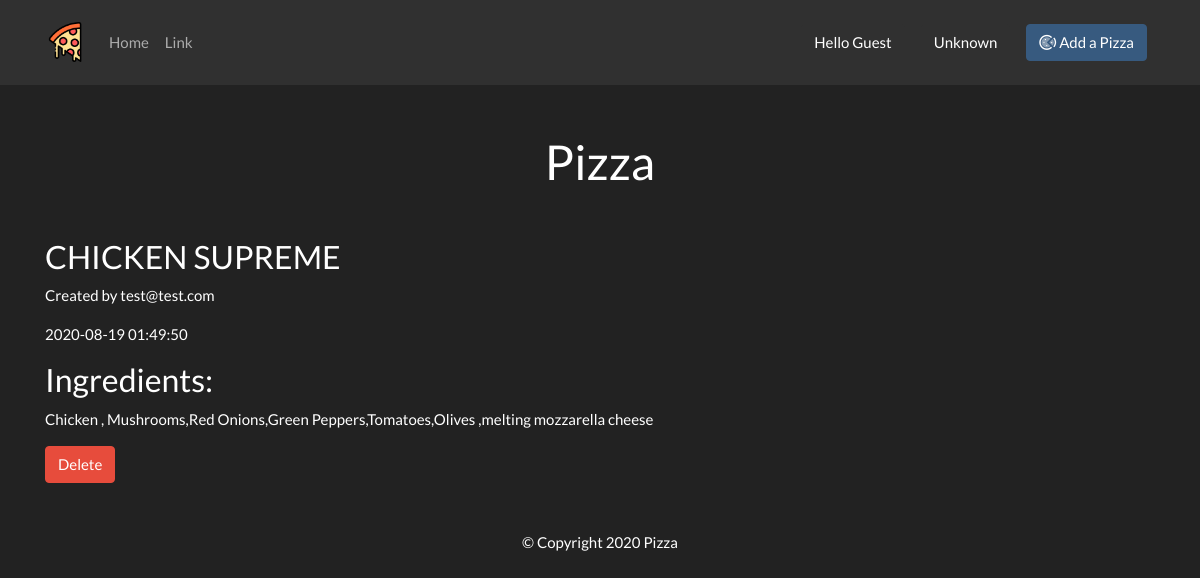
Screenshot of /details.php?id=4 with the database file from the repository.
### tables this page shows
CREATE TABLE `pizzas` (
  `id` int(11) NOT NULL,
  `title` varchar(255) NOT NULL,
  `ingredients` text NOT NULL,
  `email` varchar(255) NOT NULL,
  `created_at` timestamp NOT NULL DEFAULT current_timestamp()
);

### details.php (the view, shortened to what this page needs)
<?php require( 'config/connection.php' )?>
<?php require( 'templates/header.php' )?>
<?php require( 'templates/navbar.php' )?>
<?php
$pizza = null;
if ( isset( $_GET['id'] ) && is_numeric( $_GET['id'] ) ) {
    $id = mysqli_real_escape_string( $conn, $_GET['id'] );
    $sql = "SELECT * FROM pizzas WHERE id = $id";
    $result = mysqli_query( $conn, $sql );
    $pizza = mysqli_fetch_assoc( $result );
}
?>
<h1 class='text-center mt-5'>Pizza</h1>
<div class='container mt-5'>
    <?php if ( $pizza ) : ?>
        <h3><?php echo $pizza['title'] ?></h3>
        <p>Created by <?php echo $pizza['email'] ?></p>
        <p><?php echo $pizza['created_at'] ?></p>
        <h3>Ingredients:</h3>
        <p><?php echo $pizza['ingredients'] ?></p>
        <form action="<?php echo $_SERVER['PHP_SELF'] ?>" method="POST">
            <input type="submit" name="delete" value="Delete" class="btn btn-danger">
        </form>
    <?php else : ?>
        <h5>No such pizza exists.</h5>
    <?php endif ?>
</div>
<?php require( 'templates/footer.php' )?>

### rows the page displays
pizzas: title "CHICKEN SUPREME", email "test@test.com", created_at "2020-08-19 01:49:50", ingredients "Chicken , Mushrooms,Red Onions,Green Peppers,Tomatoes,Olives ,melting mozzarella cheese"

### other values shown
$name "Guest"
$gender "Unknown"
